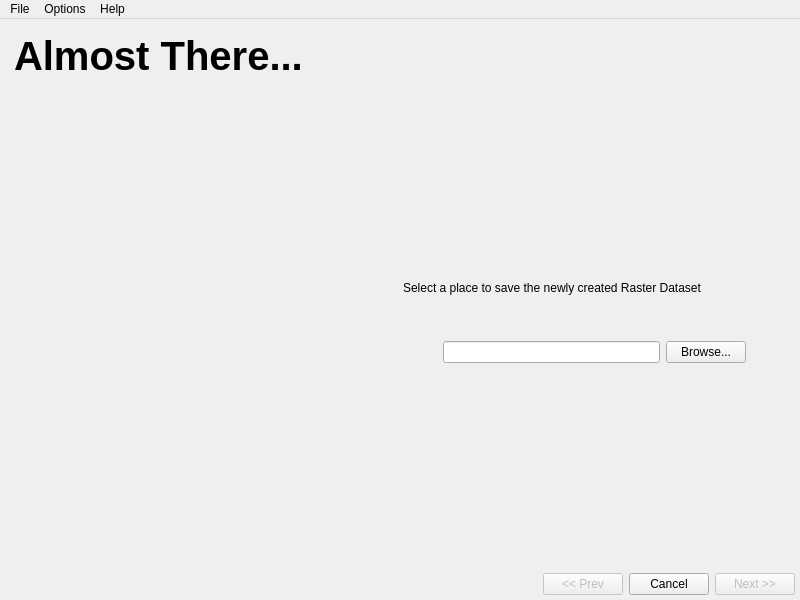
<?xml version="1.0" encoding="UTF-8"?>
<ui version="4.0">
 <class>Wizard</class>
 <widget class="QMainWindow" name="Wizard">
  <property name="geometry">
   <rect>
    <x>0</x>
    <y>0</y>
    <width>800</width>
    <height>600</height>
   </rect>
  </property>
  <property name="minimumSize">
   <size>
    <width>800</width>
    <height>600</height>
   </size>
  </property>
  <property name="windowTitle">
   <string>MainWindow</string>
  </property>
  <widget class="QWidget" name="Content">
   <layout class="QVBoxLayout" name="verticalLayout_3">
    <property name="sizeConstraint">
     <enum>QLayout::SetMaximumSize</enum>
    </property>
    <property name="margin">
     <number>5</number>
    </property>
    <item>
     <widget class="QStackedWidget" name="WizardPages">
      <property name="currentIndex">
       <number>3</number>
      </property>
      <widget class="QWidget" name="welcomePage">
       <layout class="QHBoxLayout" name="horizontalLayout_4">
        <item>
         <widget class="QLabel" name="label_4">
          <property name="sizePolicy">
           <sizepolicy hsizetype="Expanding" vsizetype="MinimumExpanding">
            <horstretch>0</horstretch>
            <verstretch>0</verstretch>
           </sizepolicy>
          </property>
          <property name="minimumSize">
           <size>
            <width>256</width>
            <height>256</height>
           </size>
          </property>
          <property name="text">
           <string/>
          </property>
          <property name="pixmap">
           <pixmap resource="resources.qrc">:/Images/tools-wizard256.png</pixmap>
          </property>
          <property name="alignment">
           <set>Qt::AlignCenter</set>
          </property>
         </widget>
        </item>
        <item>
         <layout class="QVBoxLayout" name="welcomeLayout">
          <item>
           <widget class="QLabel" name="WelcomeTo">
            <property name="sizePolicy">
             <sizepolicy hsizetype="Minimum" vsizetype="Preferred">
              <horstretch>0</horstretch>
              <verstretch>0</verstretch>
             </sizepolicy>
            </property>
            <property name="font">
             <font>
              <pointsize>20</pointsize>
              <weight>75</weight>
              <bold>true</bold>
             </font>
            </property>
            <property name="text">
             <string>Welcome to</string>
            </property>
            <property name="scaledContents">
             <bool>true</bool>
            </property>
            <property name="alignment">
             <set>Qt::AlignCenter</set>
            </property>
            <property name="wordWrap">
             <bool>true</bool>
            </property>
           </widget>
          </item>
          <item>
           <widget class="QLabel" name="RasterWizard">
            <property name="sizePolicy">
             <sizepolicy hsizetype="Ignored" vsizetype="Preferred">
              <horstretch>0</horstretch>
              <verstretch>0</verstretch>
             </sizepolicy>
            </property>
            <property name="font">
             <font>
              <pointsize>33</pointsize>
              <weight>75</weight>
              <bold>true</bold>
             </font>
            </property>
            <property name="text">
             <string>Raster Wizard</string>
            </property>
            <property name="alignment">
             <set>Qt::AlignCenter</set>
            </property>
           </widget>
          </item>
          <item>
           <widget class="QLabel" name="ToGetStarted">
            <property name="sizePolicy">
             <sizepolicy hsizetype="Ignored" vsizetype="Preferred">
              <horstretch>0</horstretch>
              <verstretch>0</verstretch>
             </sizepolicy>
            </property>
            <property name="text">
             <string>To get started select which raster you want to reproject</string>
            </property>
            <property name="alignment">
             <set>Qt::AlignCenter</set>
            </property>
            <property name="wordWrap">
             <bool>true</bool>
            </property>
           </widget>
          </item>
          <item>
           <spacer name="verticalSpacer_2">
            <property name="orientation">
             <enum>Qt::Vertical</enum>
            </property>
            <property name="sizeHint" stdset="0">
             <size>
              <width>20</width>
              <height>40</height>
             </size>
            </property>
           </spacer>
          </item>
          <item>
           <layout class="QHBoxLayout" name="browseLayout">
            <item>
             <spacer name="horizontalSpacer_2">
              <property name="orientation">
               <enum>Qt::Horizontal</enum>
              </property>
              <property name="sizeType">
               <enum>QSizePolicy::Minimum</enum>
              </property>
              <property name="sizeHint" stdset="0">
               <size>
                <width>40</width>
                <height>20</height>
               </size>
              </property>
             </spacer>
            </item>
            <item>
             <widget class="QLineEdit" name="inputPath"/>
            </item>
            <item>
             <widget class="QPushButton" name="inputButton">
              <property name="sizePolicy">
               <sizepolicy hsizetype="Fixed" vsizetype="Fixed">
                <horstretch>0</horstretch>
                <verstretch>0</verstretch>
               </sizepolicy>
              </property>
              <property name="minimumSize">
               <size>
                <width>75</width>
                <height>30</height>
               </size>
              </property>
              <property name="maximumSize">
               <size>
                <width>75</width>
                <height>30</height>
               </size>
              </property>
              <property name="text">
               <string>Browse...</string>
              </property>
             </widget>
            </item>
            <item>
             <spacer name="horizontalSpacer_3">
              <property name="orientation">
               <enum>Qt::Horizontal</enum>
              </property>
              <property name="sizeType">
               <enum>QSizePolicy::Minimum</enum>
              </property>
              <property name="sizeHint" stdset="0">
               <size>
                <width>40</width>
                <height>20</height>
               </size>
              </property>
             </spacer>
            </item>
           </layout>
          </item>
          <item>
           <spacer name="verticalSpacer_3">
            <property name="orientation">
             <enum>Qt::Vertical</enum>
            </property>
            <property name="sizeHint" stdset="0">
             <size>
              <width>20</width>
              <height>40</height>
             </size>
            </property>
           </spacer>
          </item>
          <item>
           <widget class="QLabel" name="ClickNextToCont">
            <property name="text">
             <string>Click 'Next' to continue</string>
            </property>
            <property name="alignment">
             <set>Qt::AlignLeading|Qt::AlignLeft|Qt::AlignVCenter</set>
            </property>
           </widget>
          </item>
         </layout>
        </item>
       </layout>
      </widget>
      <widget class="QWidget" name="previewPage">
       <layout class="QVBoxLayout" name="verticalLayout_4">
        <item>
         <layout class="QHBoxLayout" name="dssLayout">
          <item>
           <spacer name="horizontalSpacer_7">
            <property name="orientation">
             <enum>Qt::Horizontal</enum>
            </property>
            <property name="sizeHint" stdset="0">
             <size>
              <width>40</width>
              <height>20</height>
             </size>
            </property>
           </spacer>
          </item>
          <item>
           <widget class="QPushButton" name="selectSubset">
            <property name="text">
             <string>Select Subset</string>
            </property>
           </widget>
          </item>
          <item>
           <spacer name="horizontalSpacer_4">
            <property name="orientation">
             <enum>Qt::Horizontal</enum>
            </property>
            <property name="sizeType">
             <enum>QSizePolicy::Minimum</enum>
            </property>
            <property name="sizeHint" stdset="0">
             <size>
              <width>40</width>
              <height>20</height>
             </size>
            </property>
           </spacer>
          </item>
          <item>
           <widget class="QLabel" name="TypeOfArea">
            <property name="text">
             <string>Type of Area</string>
            </property>
           </widget>
          </item>
          <item>
           <widget class="QComboBox" name="areaTypeDrop">
            <item>
             <property name="text">
              <string>Global</string>
             </property>
            </item>
            <item>
             <property name="text">
              <string>Continent</string>
             </property>
            </item>
            <item>
             <property name="text">
              <string>Region</string>
             </property>
            </item>
           </widget>
          </item>
          <item>
           <spacer name="horizontalSpacer_5">
            <property name="orientation">
             <enum>Qt::Horizontal</enum>
            </property>
            <property name="sizeType">
             <enum>QSizePolicy::Minimum</enum>
            </property>
            <property name="sizeHint" stdset="0">
             <size>
              <width>40</width>
              <height>20</height>
             </size>
            </property>
           </spacer>
          </item>
          <item>
           <widget class="QLabel" name="Preserve">
            <property name="text">
             <string>Preserve</string>
            </property>
           </widget>
          </item>
          <item>
           <widget class="QComboBox" name="preserveDrop">
            <item>
             <property name="text">
              <string>Shape</string>
             </property>
            </item>
            <item>
             <property name="text">
              <string>Area</string>
             </property>
            </item>
            <item>
             <property name="text">
              <string>Compromise</string>
             </property>
            </item>
           </widget>
          </item>
          <item>
           <spacer name="horizontalSpacer_6">
            <property name="orientation">
             <enum>Qt::Horizontal</enum>
            </property>
            <property name="sizeHint" stdset="0">
             <size>
              <width>40</width>
              <height>20</height>
             </size>
            </property>
           </spacer>
          </item>
         </layout>
        </item>
        <item>
         <widget class="QScrollArea" name="Previews">
          <property name="widgetResizable">
           <bool>true</bool>
          </property>
          <widget class="QWidget" name="scrollAreaWidgetContents">
           <property name="geometry">
            <rect>
             <x>0</x>
             <y>0</y>
             <width>770</width>
             <height>476</height>
            </rect>
           </property>
          </widget>
         </widget>
        </item>
       </layout>
      </widget>
      <widget class="QWidget" name="OutputPage">
       <layout class="QVBoxLayout" name="verticalLayout_5">
        <item>
         <layout class="QHBoxLayout" name="outputOptLayout">
          <item>
           <spacer name="horizontalSpacer_8">
            <property name="orientation">
             <enum>Qt::Horizontal</enum>
            </property>
            <property name="sizeHint" stdset="0">
             <size>
              <width>40</width>
              <height>20</height>
             </size>
            </property>
           </spacer>
          </item>
          <item>
           <widget class="QPushButton" name="downSample">
            <property name="text">
             <string>Downsample</string>
            </property>
           </widget>
          </item>
          <item>
           <spacer name="horizontalSpacer_9">
            <property name="orientation">
             <enum>Qt::Horizontal</enum>
            </property>
            <property name="sizeType">
             <enum>QSizePolicy::Minimum</enum>
            </property>
            <property name="sizeHint" stdset="0">
             <size>
              <width>40</width>
              <height>20</height>
             </size>
            </property>
           </spacer>
          </item>
          <item>
           <widget class="QLabel" name="FillValue">
            <property name="text">
             <string>Fill Value</string>
            </property>
           </widget>
          </item>
          <item>
           <widget class="QLineEdit" name="fillValueEdit"/>
          </item>
          <item>
           <spacer name="horizontalSpacer_10">
            <property name="orientation">
             <enum>Qt::Horizontal</enum>
            </property>
            <property name="sizeType">
             <enum>QSizePolicy::Minimum</enum>
            </property>
            <property name="sizeHint" stdset="0">
             <size>
              <width>40</width>
              <height>20</height>
             </size>
            </property>
           </spacer>
          </item>
          <item>
           <widget class="QLabel" name="NoDataValue">
            <property name="text">
             <string>No Data Value</string>
            </property>
           </widget>
          </item>
          <item>
           <widget class="QLineEdit" name="noDataEdit"/>
          </item>
          <item>
           <spacer name="horizontalSpacer_11">
            <property name="orientation">
             <enum>Qt::Horizontal</enum>
            </property>
            <property name="sizeHint" stdset="0">
             <size>
              <width>40</width>
              <height>20</height>
             </size>
            </property>
           </spacer>
          </item>
         </layout>
        </item>
        <item>
         <widget class="QGraphicsView" name="previewGView"/>
        </item>
       </layout>
      </widget>
      <widget class="QWidget" name="FinishUpPage">
       <layout class="QVBoxLayout" name="verticalLayout_7">
        <item>
         <widget class="QLabel" name="AlmostThere">
          <property name="font">
           <font>
            <pointsize>30</pointsize>
            <weight>75</weight>
            <bold>true</bold>
           </font>
          </property>
          <property name="text">
           <string>Almost There...</string>
          </property>
         </widget>
        </item>
        <item>
         <layout class="QHBoxLayout" name="WrapperLayout">
          <item>
           <layout class="QGridLayout" name="FinalimageLayout">
            <item row="1" column="0">
             <spacer name="horizontalSpacer_13">
              <property name="orientation">
               <enum>Qt::Horizontal</enum>
              </property>
              <property name="sizeType">
               <enum>QSizePolicy::MinimumExpanding</enum>
              </property>
              <property name="sizeHint" stdset="0">
               <size>
                <width>40</width>
                <height>20</height>
               </size>
              </property>
             </spacer>
            </item>
            <item row="0" column="1">
             <spacer name="verticalSpacer_4">
              <property name="orientation">
               <enum>Qt::Vertical</enum>
              </property>
              <property name="sizeType">
               <enum>QSizePolicy::MinimumExpanding</enum>
              </property>
              <property name="sizeHint" stdset="0">
               <size>
                <width>20</width>
                <height>40</height>
               </size>
              </property>
             </spacer>
            </item>
            <item row="1" column="2">
             <spacer name="horizontalSpacer_12">
              <property name="orientation">
               <enum>Qt::Horizontal</enum>
              </property>
              <property name="sizeType">
               <enum>QSizePolicy::MinimumExpanding</enum>
              </property>
              <property name="sizeHint" stdset="0">
               <size>
                <width>40</width>
                <height>20</height>
               </size>
              </property>
             </spacer>
            </item>
            <item row="2" column="1">
             <spacer name="verticalSpacer_5">
              <property name="orientation">
               <enum>Qt::Vertical</enum>
              </property>
              <property name="sizeType">
               <enum>QSizePolicy::Expanding</enum>
              </property>
              <property name="sizeHint" stdset="0">
               <size>
                <width>20</width>
                <height>40</height>
               </size>
              </property>
             </spacer>
            </item>
            <item row="1" column="1">
             <widget class="QLabel" name="finalPreview">
              <property name="text">
               <string/>
              </property>
             </widget>
            </item>
           </layout>
          </item>
          <item>
           <layout class="QVBoxLayout" name="SaveSelectLayout">
            <item>
             <spacer name="verticalSpacer_7">
              <property name="orientation">
               <enum>Qt::Vertical</enum>
              </property>
              <property name="sizeHint" stdset="0">
               <size>
                <width>20</width>
                <height>40</height>
               </size>
              </property>
             </spacer>
            </item>
            <item>
             <widget class="QLabel" name="SelectAPlaceToSave">
              <property name="text">
               <string>Select a place to save the newly created Raster Dataset</string>
              </property>
             </widget>
            </item>
            <item>
             <spacer name="verticalSpacer_8">
              <property name="orientation">
               <enum>Qt::Vertical</enum>
              </property>
              <property name="sizeType">
               <enum>QSizePolicy::Minimum</enum>
              </property>
              <property name="sizeHint" stdset="0">
               <size>
                <width>20</width>
                <height>40</height>
               </size>
              </property>
             </spacer>
            </item>
            <item>
             <layout class="QHBoxLayout" name="PathLayout">
              <item>
               <spacer name="horizontalSpacer_14">
                <property name="orientation">
                 <enum>Qt::Horizontal</enum>
                </property>
                <property name="sizeType">
                 <enum>QSizePolicy::Minimum</enum>
                </property>
                <property name="sizeHint" stdset="0">
                 <size>
                  <width>40</width>
                  <height>20</height>
                 </size>
                </property>
               </spacer>
              </item>
              <item>
               <widget class="QLineEdit" name="outputPath"/>
              </item>
              <item>
               <widget class="QPushButton" name="outputButton">
                <property name="text">
                 <string>Browse...</string>
                </property>
               </widget>
              </item>
              <item>
               <spacer name="horizontalSpacer_15">
                <property name="orientation">
                 <enum>Qt::Horizontal</enum>
                </property>
                <property name="sizeType">
                 <enum>QSizePolicy::Minimum</enum>
                </property>
                <property name="sizeHint" stdset="0">
                 <size>
                  <width>40</width>
                  <height>20</height>
                 </size>
                </property>
               </spacer>
              </item>
             </layout>
            </item>
            <item>
             <spacer name="verticalSpacer_6">
              <property name="orientation">
               <enum>Qt::Vertical</enum>
              </property>
              <property name="sizeHint" stdset="0">
               <size>
                <width>20</width>
                <height>40</height>
               </size>
              </property>
             </spacer>
            </item>
           </layout>
          </item>
         </layout>
        </item>
       </layout>
      </widget>
     </widget>
    </item>
    <item>
     <layout class="QHBoxLayout" name="NavigationContainer" stretch="0,0,0,0">
      <property name="sizeConstraint">
       <enum>QLayout::SetDefaultConstraint</enum>
      </property>
      <item>
       <spacer name="horizontalSpacer">
        <property name="orientation">
         <enum>Qt::Horizontal</enum>
        </property>
        <property name="sizeHint" stdset="0">
         <size>
          <width>40</width>
          <height>20</height>
         </size>
        </property>
       </spacer>
      </item>
      <item>
       <widget class="QPushButton" name="navPrevious">
        <property name="enabled">
         <bool>false</bool>
        </property>
        <property name="text">
         <string>&lt;&lt; Prev</string>
        </property>
       </widget>
      </item>
      <item>
       <widget class="QPushButton" name="navCancel">
        <property name="text">
         <string>Cancel</string>
        </property>
       </widget>
      </item>
      <item>
       <widget class="QPushButton" name="navNext">
        <property name="enabled">
         <bool>false</bool>
        </property>
        <property name="text">
         <string>Next &gt;&gt;</string>
        </property>
       </widget>
      </item>
     </layout>
    </item>
   </layout>
  </widget>
  <widget class="QMenuBar" name="Menu">
   <property name="geometry">
    <rect>
     <x>0</x>
     <y>0</y>
     <width>800</width>
     <height>25</height>
    </rect>
   </property>
   <widget class="QMenu" name="File">
    <property name="title">
     <string>File</string>
    </property>
    <addaction name="Tool_Selection"/>
    <addaction name="separator"/>
    <addaction name="Exit"/>
   </widget>
   <widget class="QMenu" name="Options">
    <property name="title">
     <string>Options</string>
    </property>
    <addaction name="Edit_Raster_Header"/>
    <addaction name="Downsample"/>
    <addaction name="separator"/>
    <addaction name="Edit_Author_Info"/>
   </widget>
   <widget class="QMenu" name="Help">
    <property name="title">
     <string>Help</string>
    </property>
    <addaction name="User_Guide"/>
    <addaction name="separator"/>
    <addaction name="About_dRasterBlaster"/>
    <addaction name="About_Qt"/>
   </widget>
   <addaction name="File"/>
   <addaction name="Options"/>
   <addaction name="Help"/>
  </widget>
  <action name="Tool_Selection">
   <property name="icon">
    <iconset resource="resources.qrc">
     <normaloff>:/Images/mail-mark-task.png</normaloff>:/Images/mail-mark-task.png</iconset>
   </property>
   <property name="text">
    <string>Tool Selection</string>
   </property>
  </action>
  <action name="actionOpen_Raster">
   <property name="text">
    <string>Open Raster</string>
   </property>
  </action>
  <action name="Exit">
   <property name="icon">
    <iconset resource="resources.qrc">
     <normaloff>:/Images/document-close-316.png</normaloff>:/Images/document-close-316.png</iconset>
   </property>
   <property name="text">
    <string>Exit</string>
   </property>
  </action>
  <action name="Downsample">
   <property name="text">
    <string>Downsample</string>
   </property>
  </action>
  <action name="Edit_Author_Info">
   <property name="icon">
    <iconset resource="resources.qrc">
     <normaloff>:/Images/configure-2.png</normaloff>:/Images/configure-2.png</iconset>
   </property>
   <property name="text">
    <string>Edit Author Info</string>
   </property>
  </action>
  <action name="User_Guide">
   <property name="icon">
    <iconset resource="resources.qrc">
     <normaloff>:/Images/documentation.png</normaloff>:/Images/documentation.png</iconset>
   </property>
   <property name="text">
    <string>User Guide</string>
   </property>
  </action>
  <action name="About_dRasterBlaster">
   <property name="text">
    <string>About dRasterBlaster</string>
   </property>
  </action>
  <action name="About_Qt">
   <property name="icon">
    <iconset resource="resources.qrc">
     <normaloff>:/Images/qt-logo.png</normaloff>:/Images/qt-logo.png</iconset>
   </property>
   <property name="text">
    <string>About Qt</string>
   </property>
  </action>
  <action name="Edit_Raster_Header">
   <property name="text">
    <string>Edit Raster Header</string>
   </property>
  </action>
 </widget>
 <resources>
  <include location="resources.qrc"/>
 </resources>
 <connections/>
</ui>
